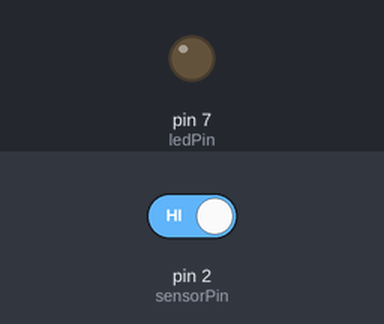
Simulated run of this sketch. Board: Arduino Uno, built with avr-gcc and run on an emulated ATmega328P. Shown: output pins drawn as LEDs (lit = HIGH). The inputs (shaded band) are chosen by the test bench; at power-on: pin 2 (sensorPin) HIGH.

Above: at 1.2 s.
1.3 s: pin 2 (sensorPin) driven LOW
Timing chart, 0 to 4.3 s (numbered marks = the images above; inputs shaded):
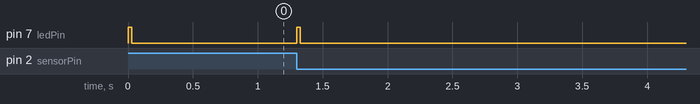

Measured:
- after the input at 1.3 s, pin 7 (ledPin): LOW → HIGH at once, → LOW 0.03 s later

The sketch:

_____.ino
```cpp
//震動傳感器
const int sensorPin = 2;
const int ledPin = 7;

int tiltSensorPreviousValue = 0;
int tiltSensorCurrentValue = 0;
long lastTimeMoved = 0;
int shakeTime = 30;

void setup()
{
	//設定為輸入
    pinMode(sensorPin, INPUT);
	//上拉電阻
    digitalWrite(sensorPin, HIGH);
	//設定為輸出
    pinMode(ledPin, OUTPUT);
}

void loop()
{
	//讀取目前狀態
    tiltSensorCurrentValue = digitalRead(sensorPin);
	//如果狀態改變
    if (tiltSensorPreviousValue != tiltSensorCurrentValue)
    {
		//記錄時間
        lastTimeMoved = millis();
		//更新狀態
        tiltSensorPreviousValue = tiltSensorCurrentValue;
    }

	//如果在設定的時間內狀態有改變
    if (millis() - lastTimeMoved < shakeTime)
    {
        digitalWrite(ledPin, HIGH);
    }
    else
	{
        digitalWrite(ledPin, LOW);
    }
}
```
